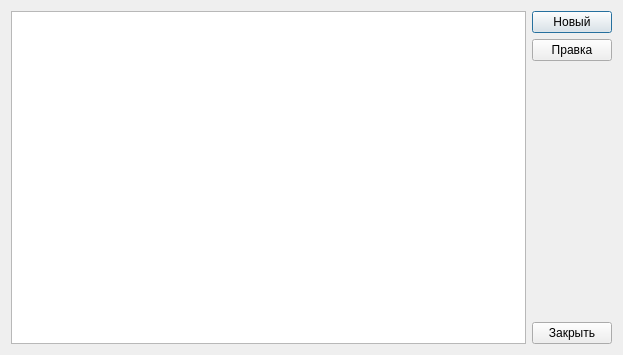
<?xml version="1.0" encoding="UTF-8"?>
<ui version="4.0">
 <class>ConnectionDialog</class>
 <widget class="QDialog" name="ConnectionDialog">
  <property name="geometry">
   <rect>
    <x>0</x>
    <y>0</y>
    <width>623</width>
    <height>355</height>
   </rect>
  </property>
  <property name="windowTitle">
   <string>Справочник подключений</string>
  </property>
  <property name="windowIcon">
   <iconset resource="../resource.qrc">
    <normaloff>:/Icons/logo.png</normaloff>:/Icons/logo.png</iconset>
  </property>
  <layout class="QGridLayout" name="gridLayout">
   <item row="0" column="0">
    <widget class="QTableView" name="tableViewConnections">
     <property name="editTriggers">
      <set>QAbstractItemView::NoEditTriggers</set>
     </property>
     <property name="alternatingRowColors">
      <bool>true</bool>
     </property>
     <property name="selectionMode">
      <enum>QAbstractItemView::SingleSelection</enum>
     </property>
     <property name="selectionBehavior">
      <enum>QAbstractItemView::SelectRows</enum>
     </property>
    </widget>
   </item>
   <item row="0" column="1">
    <layout class="QVBoxLayout" name="verticalLayout">
     <item>
      <widget class="QPushButton" name="pushButtonNew">
       <property name="text">
        <string>Новый</string>
       </property>
       <property name="icon">
        <iconset resource="../resource.qrc">
         <normaloff>:/Icons/add.png</normaloff>:/Icons/add.png</iconset>
       </property>
      </widget>
     </item>
     <item>
      <widget class="QPushButton" name="pushButtonEdit">
       <property name="text">
        <string>Правка</string>
       </property>
       <property name="icon">
        <iconset resource="../resource.qrc">
         <normaloff>:/Icons/edit.png</normaloff>:/Icons/edit.png</iconset>
       </property>
      </widget>
     </item>
     <item>
      <spacer name="verticalSpacer">
       <property name="orientation">
        <enum>Qt::Vertical</enum>
       </property>
       <property name="sizeHint" stdset="0">
        <size>
         <width>20</width>
         <height>40</height>
        </size>
       </property>
      </spacer>
     </item>
     <item>
      <widget class="QPushButton" name="pushButtonClose">
       <property name="text">
        <string>Закрыть</string>
       </property>
       <property name="icon">
        <iconset resource="../resource.qrc">
         <normaloff>:/Icons/application-exit.png</normaloff>:/Icons/application-exit.png</iconset>
       </property>
      </widget>
     </item>
    </layout>
   </item>
  </layout>
 </widget>
 <resources>
  <include location="../resource.qrc"/>
 </resources>
 <connections/>
</ui>
